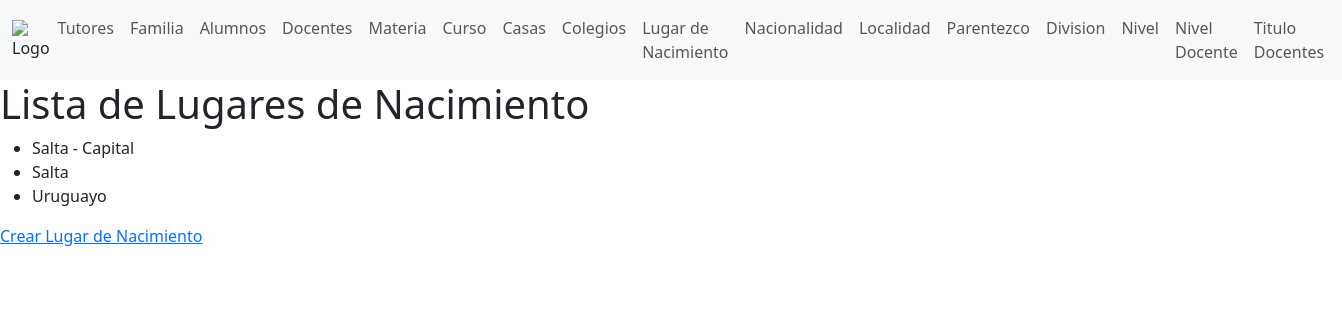
The app's page /lugar_nacimiento/, older data.
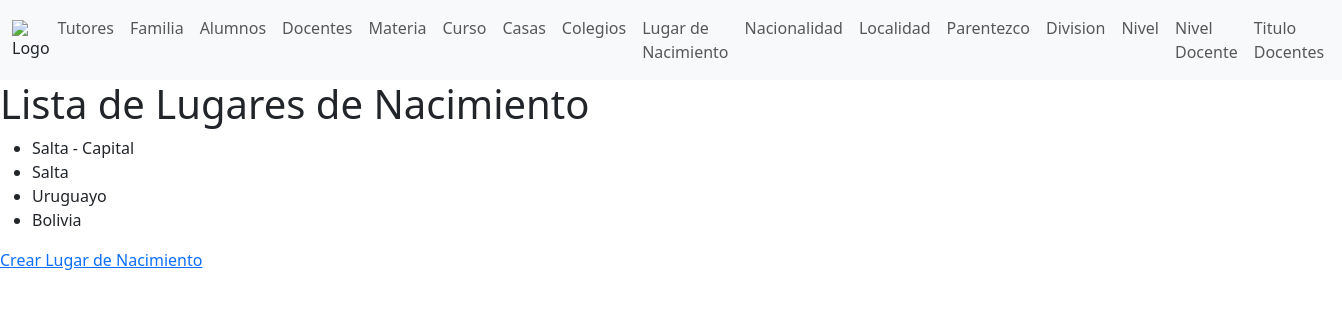
The same page, newer data.
### academico/models.py (models this page shows, shortened)
class Lugar_Nacimiento(models.Model):
    Lugar = models.CharField(max_length=30)
    class Meta:
        db_table = 'Lugar de Nacimiento'
        verbose_name = 'Lugar de Nacimiento'
        verbose_name_plural = 'Lugar de Nacimientos'

### academico/views.py (the view)
# urls.py: path('lugar_nacimiento/', views.lugar_nacimiento_list, name='lugar_nacimiento_list'),
def lugar_nacimiento_list(request):
    lugares_nacimiento = Lugar_Nacimiento.objects.all()
    context = {'lugares_nacimiento': lugares_nacimiento}
    return render(request, 'lugar_nacimiento_list.html', context)

### academico/templates/lugar_nacimiento_list.html
{% extends "baseconfiguracion.html" %}
{%block content%}
<main>
<h1>Lista de Lugares de Nacimiento</h1>
<ul>
    {% for lugar_nacimiento in lugares_nacimiento %}
        <li>
           {{ lugar_nacimiento.Lugar }}</a>
        </li>
    {% endfor %}
</ul>
<a href="{% url 'lugar_nacimiento_create' %}">Crear Lugar de Nacimiento</a>
</main>
{%endblock%}

Row changes from the older to the newer data that the page shows:
added Lugar_Nacimiento: Lugar "Bolivia"
